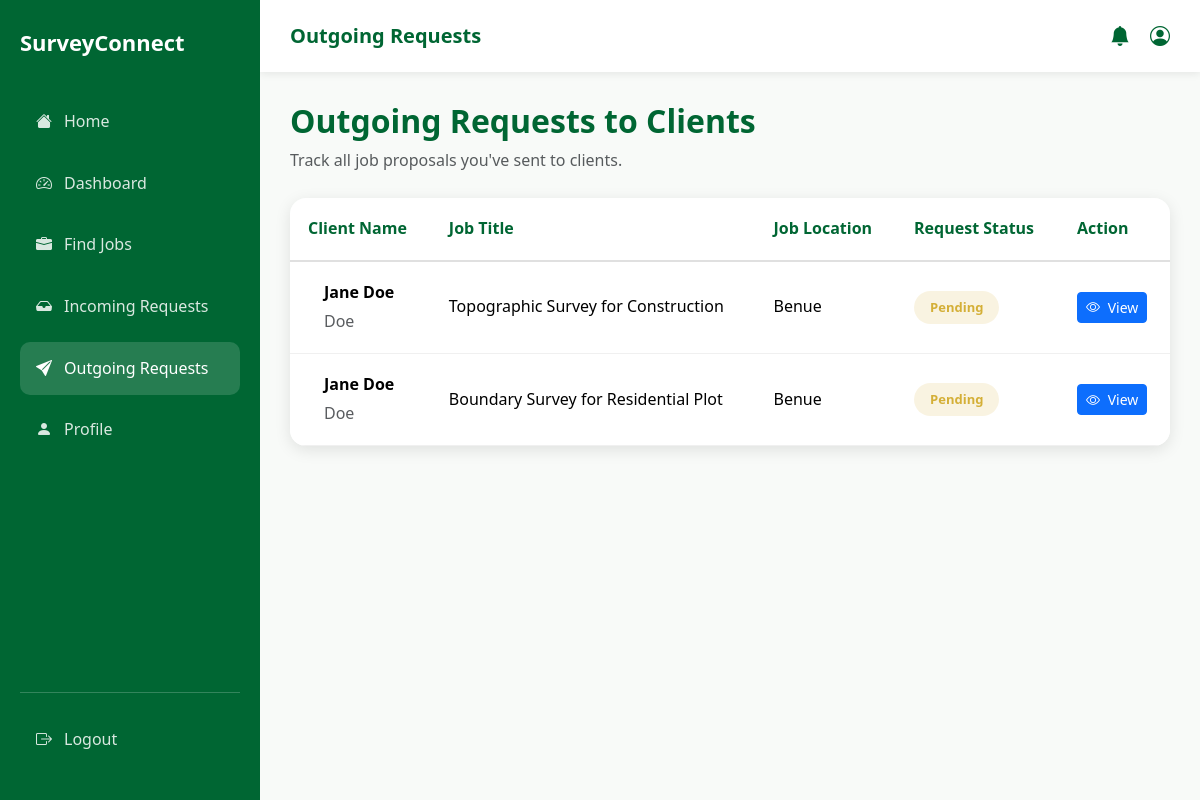
Screenshot of /surveyor/outgoing-requests.php (signed in) with the database file from the repository.
### tables this page shows
CREATE TABLE IF NOT EXISTS `request_to_clients` (
  `id` int NOT NULL AUTO_INCREMENT,
  `job_id` int NOT NULL,
  `surveyor_profile_id` int NOT NULL,
  `client_profile_id` int NOT NULL,
  `request_status` enum('pending','accepted','rejected') NOT NULL DEFAULT 'pending',
  `updated_at` datetime DEFAULT NULL,
  `created_at` timestamp NOT NULL DEFAULT CURRENT_TIMESTAMP,
  PRIMARY KEY (`id`),
  KEY `fk_rtc_job` (`job_id`),
  KEY `fk_rtc_surveyor` (`surveyor_profile_id`),
  KEY `fk_rtc_client` (`client_profile_id`)
);

CREATE TABLE IF NOT EXISTS `clients_profile` (
  `id` int NOT NULL AUTO_INCREMENT,
  `account_id` int NOT NULL,
  `first_name` varchar(100) NOT NULL,
  `surname` varchar(100) NOT NULL,
  `other_names` varchar(100) DEFAULT NULL,
  `phone_number` varchar(20) NOT NULL,
  `whatsapp_number` varchar(20) NOT NULL,
  `bio` text NOT NULL,
  `state` varchar(100) NOT NULL,
  `lga` varchar(100) NOT NULL,
  `address` text NOT NULL,
  `profile_image` varchar(255) NOT NULL,
  `id_type` varchar(50) NOT NULL,
  `id_document` varchar(255) NOT NULL,
  `verification_status` enum('pending','verified','rejected') NOT NULL DEFAULT 'pending',
  `verified_at` datetime NOT NULL DEFAULT CURRENT_TIMESTAMP,
  `created_at` datetime NOT NULL DEFAULT CURRENT_TIMESTAMP,
  `updated_at` datetime NOT NULL DEFAULT CURRENT_TIMESTAMP ON UPDATE CURRENT_TIMESTAMP,
  PRIMARY KEY (`id`),
  KEY `fk_client_user` (`account_id`)
);

CREATE TABLE IF NOT EXISTS `jobs` (
  `id` int NOT NULL AUTO_INCREMENT,
  `client_profile_id` int NOT NULL,
  `job_title` varchar(255) NOT NULL,
  `job_description` text NOT NULL,
  `proposed_budget` varchar(100) NOT NULL,
  `job_state` varchar(100) NOT NULL,
  `job_lga` varchar(100) NOT NULL,
  `job_address` text NOT NULL,
  `job_status` enum('available','taken','completed') NOT NULL DEFAULT 'available',
  `created_at` datetime NOT NULL DEFAULT CURRENT_TIMESTAMP,
  PRIMARY KEY (`id`),
  KEY `fk_jobs_client` (`client_profile_id`)
);

### models/SurveyorProfile.php (called while the page is built, shortened)
<?php
class SurveyorProfile{
    public function getSurveyorProfileByAccountId($account_id, $pdo){
        $sql = "SELECT * FROM surveyors_profile WHERE account_id = ?";
        $stmt = $pdo->prepare($sql);
        $stmt->execute([$account_id]);
        $surveyor_profile = $stmt->fetch(PDO::FETCH_ASSOC);
        return $surveyor_profile;
    }
}

### models/Request.php (called while the page is built, shortened)
<?php
class Request{
   public function getSurveyorOutgoingRequests($surveyor_profile_id, $pdo){
    $sql = "
        SELECT
            r.id,
            r.request_status,
            r.created_at,
            c.first_name,
            c.surname,
            j.job_title,
            j.job_state
        FROM request_to_clients r
        LEFT JOIN clients_profile c
            ON r.client_profile_id = c.id
        LEFT JOIN jobs j
            ON r.job_id = j.id
        WHERE r.surveyor_profile_id = ?
        ORDER BY r.created_at DESC
    ";
    $stmt = $pdo->prepare($sql);
    $stmt->execute([$surveyor_profile_id]);
    return $stmt->fetchAll(PDO::FETCH_ASSOC);
    }
}

### surveyor/outgoing-requests.php (the view, shortened to what this page needs)
<?php
require_once "../config/db-connect.php";
require_once "../models/SurveyorProfile.php";
require_once "../models/Request.php";
$account_id = $_SESSION['id'];
$surveyorProfile = new SurveyorProfile();
$profile = $surveyorProfile->getSurveyorProfileByAccountId($account_id, $pdo);
$surveyor_profile_id = $profile['id'];
$request = new Request();
$outgoingRequestsFromSurveyor = $request->getSurveyorOutgoingRequests($surveyor_profile_id, $pdo);
?>
<!DOCTYPE html>
<html lang="en">
<head>
  <link href="https://cdn.jsdelivr.net/npm/bootstrap@5.3.2/dist/css/bootstrap.min.css" rel="stylesheet">
  <link rel="stylesheet" href="https://cdn.jsdelivr.net/npm/bootstrap-icons@1.11.3/font/bootstrap-icons.min.css">
  <link rel="stylesheet" href="../assets/css/style.css">
</head>
<body>
  <?php include "../components/surveyorSidebar.php"; ?>
  <div class="surveyor-main">
    <nav class="surveyor-topbar">
      <div class="d-flex align-items-center gap-3">
        <strong>Outgoing Requests</strong>
      </div>
      <div class="topbar-actions">
        <i class="bi bi-bell-fill"></i>
        <i class="bi bi-person-circle"></i>
      </div>
    </nav>
    <div class="dashboard-content">
      <div class="mb-4">
        <h2 class="mb-2" style="color: var(--primary-green); font-weight: 700;">Outgoing Requests to Clients</h2>
        <p class="text-muted">Track all job proposals you've sent to clients.</p>
      </div>
      <?php if (empty($outgoingRequestsFromSurveyor)): ?>
        <div class="alert alert-info text-center py-5">
          <i class="bi bi-send" style="font-size: 3rem; color: var(--primary-green);"></i>
          <h5 class="mt-3 mb-2">No Outgoing Requests</h5>
          <p class="text-muted">You haven't sent any proposals to clients yet.</p>
        </div>
      <?php else: ?>
        <div class="request-table">
          <table class="table table-hover align-middle mb-0">
            <thead>
              <tr>
                <th>Client Name</th>
                <th>Job Title</th>
                <th>Job Location</th>
                <th>Request Status</th>
                <th>Action</th>
              </tr>
            </thead>
            <tbody>
              <?php foreach ($outgoingRequestsFromSurveyor as $request) : ?>
                <tr>
                  <td>
                    <div class="d-flex align-items-center">
                      <div class="ms-3">
                        <p class="fw-bold mb-1"><?php echo htmlspecialchars($request['first_name'] . ' ' . $request['surname']); ?></p>
                        <p class="text-muted mb-0"><?php echo htmlspecialchars($request['surname']); ?></p>
                      </div>
                    </div>
                  </td>
                  <td><?php echo htmlspecialchars($request['job_title']); ?></td>
                  <td><?php echo htmlspecialchars($request['job_state']); ?></td>
                  <td><span class="status-badge <?php echo strtolower($request['request_status']); ?>"><?php echo htmlspecialchars($request['request_status']); ?></span></td>
                  <td>
                    <a href="outgoing-request.php?id=<?php echo urlencode($request['id']); ?>" class="btn btn-sm btn-primary">
                      <i class="bi bi-eye me-1"></i> View
                    </a>
                  </td>
                </tr>
              <?php endforeach; ?>
            </tbody>
          </table>
        </div>
      <?php endif; ?>
    </div>
  </div>
</body>
</html>

### rows the page displays
request_to_clients: client_profile.surname "Jane Doe", client_profile.surname "Doe", job.job_title "Topographic Survey for Construction", job.job_state "Benue", request_status "Pending"
request_to_clients: client_profile.surname "Jane Doe", client_profile.surname "Doe", job.job_title "Boundary Survey for Residential Plot", job.job_state "Benue", request_status "Pending"
